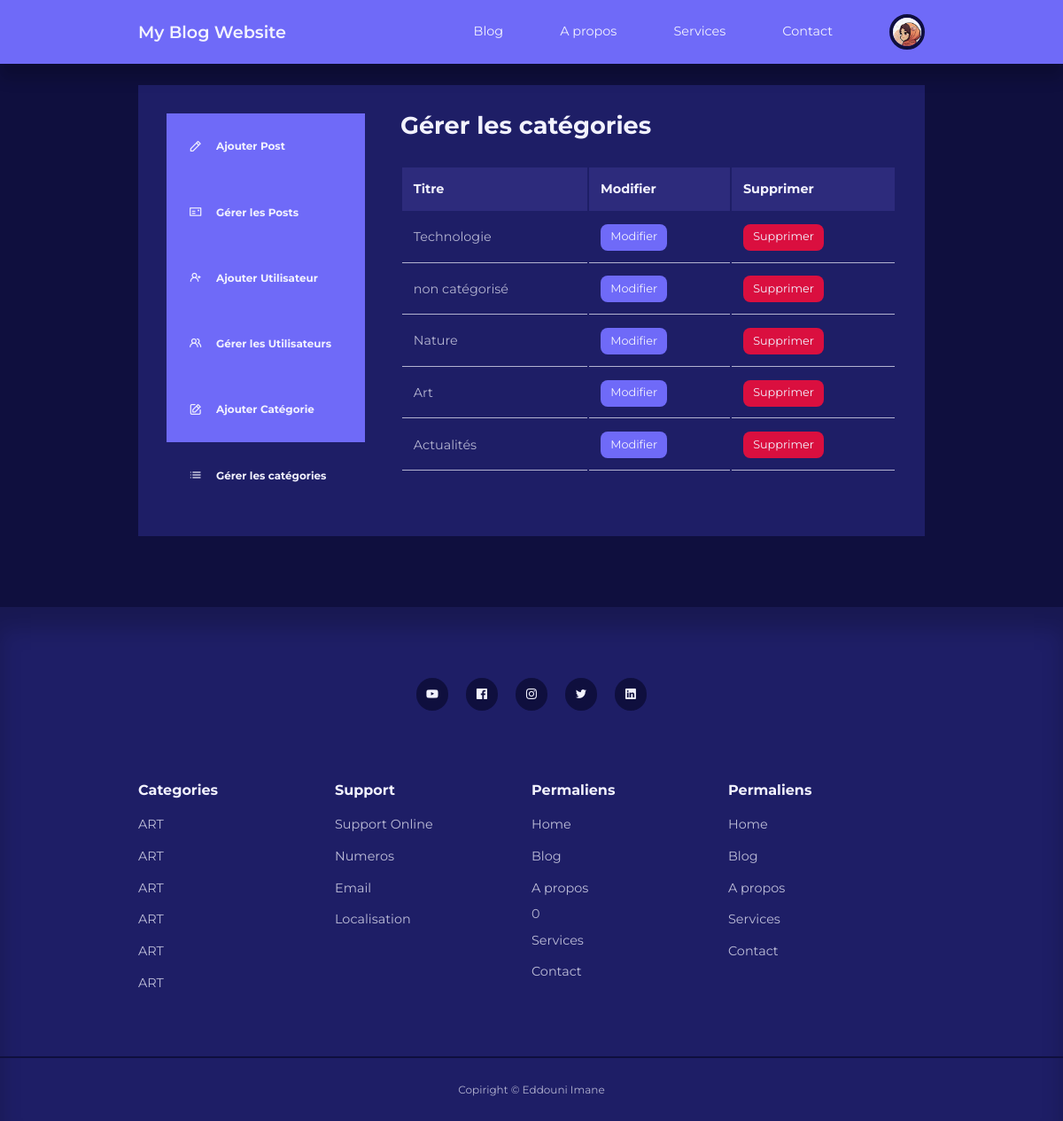
/admin/manage-categories.php (signed in), run on the app's committed database.
### tables this page shows
CREATE TABLE `users` (
  `id` int(11) UNSIGNED NOT NULL,
  `prenom` varchar(50) NOT NULL,
  `nom` varchar(50) NOT NULL,
  `nom_utilisateur` varchar(50) NOT NULL,
  `email` varchar(100) NOT NULL,
  `password` varchar(255) NOT NULL,
  `avatar` varchar(255) NOT NULL,
  `is_admin` tinyint(1) NOT NULL
);

CREATE TABLE `categories` (
  `id` int(11) UNSIGNED NOT NULL,
  `titre` varchar(50) NOT NULL,
  `description` text NOT NULL
);

### admin/partials/header.php (called while the page is built, shortened)
<?php
require '../partials/header.php';

### admin/manage-categories.php (the view, shortened to what this page needs)
<?php
include 'partials/header.php';
$query = "SELECT * FROM categories ORDER BY titre DESC";
$categories = mysqli_query($connection, $query);
?>
<section class="dashboard">
    <div class="container dashboard__container">
        <aside>
            <ul>
                <li>
                    <a href="add-post.php"><i class="uil uil-pen"></i>
                        <h5>Ajouter Post</h5>
                    </a>
                </li>
                <li>
                    <a href="index.php"><i class="uil uil-postcard"></i>
                        <h5>Gérer les Posts</h5>
                    </a>
                </li>
                <?php
                if (isset($_SESSION['user_is_admin'])) : ?>
                    <li>
                        <a href="add-user.php"><i class="uil uil-user-plus"></i>
                            <h5>Ajouter Utilisateur</h5>
                        </a>
                    </li>
                    <li>
                        <a href="manage-users.php"><i class="uil uil-users-alt"></i>
                            <h5>Gérer les Utilisateurs</h5>
                        </a>
                    </li>
                    <li>
                        <a href="add-category.php"><i class="uil uil-edit"></i>
                            <h5>Ajouter Catégorie</h5>
                        </a>
                    </li>
                    <li>
                        <a href="manage-categories.php" class="active"><i class="uil uil-list-ul"></i>
                            <h5>Gérer les catégories</h5>
                        </a>
                    </li>
                <?php endif ?>
            </ul>
        </aside>
        <main>
            <h2>Gérer les catégories</h2>
            <?php if (mysqli_num_rows($categories) > 0) : ?>
                <table>
                    <thead>
                        <tr>
                            <th>Titre</th>
                            <th>Modifier</th>
                            <th>Supprimer</th>
                        </tr>
                    </thead>
                    <tbody>
                        <?php while ($category = mysqli_fetch_assoc($categories)) : ?>
                            <tr>
                                <td><?= $category['titre'] ?></td>
                                <td><a href="<?= ROOT_URL ?>admin/edit-category.php?id=<?= $category['id'] ?>" class="btn sm">Modifier</a></td>
                                <td><a href="<?= ROOT_URL ?>admin/delete-category.php?id=<?= $category['id'] ?>" class="btn sm danger">Supprimer</a></td>
                            </tr>
                        <?php endwhile ?>
                    </tbody>
                </table>
            <?php else : ?>
                <div class="alert__message error"><?= "Aucune catégoeis trouvée" ?></div>
            <?php endif ?>
        </main>
    </div>
</section>
<?php include '../partials/footer.php'; ?>

### partials/header.php (shortened to what this page needs)
<?php
require 'config/database.php';
if (isset($_SESSION['user-id'])) {
    $id = filter_var($_SESSION['user-id'], FILTER_SANITIZE_NUMBER_INT);
    $query = "SELECT avatar FROM users WHERE id =$id";
    $result = mysqli_query($connection, $query);
    $avatar = mysqli_fetch_assoc($result);
}
?>
<!DOCTYPE html>
<html lang="en">
<head>
    <link rel="stylesheet" href="<?= ROOT_URL ?>/css/style.css">
    <link rel="stylesheet" href="https://unicons.iconscout.com/release/v4.0.0/css/line.css">
</head>
<body>
    <nav>
        <div class="container nav__container">
            <a href="index.php" class="nav__logo">My Blog Website</a>
            <ul class="nav__items">
                <li> <a href="<?= ROOT_URL ?>blog.php">Blog</a></li>
                <li> <a href="<?= ROOT_URL ?>about.php">A propos</a></li>
                <li> <a href="<?= ROOT_URL ?>services.php">Services</a></li>
                <li> <a href="<?= ROOT_URL ?>contact.php">Contact</a></li>
                <?php if (isset($_SESSION['user-id'])) : ?>
                    <li class="nav__profile">
                        <div class="avatar">
                            <img src="<?= ROOT_URL . 'images/' . $avatar['avatar'] ?>">
                        </div>
                    </li>
                <?php else : ?>
                    <li> <a href="<?= ROOT_URL ?>signin.php">Se connecter</a></li>
                <?php endif ?>
            </ul>
        </div>
    </nav>

### css/style.css (style rules this page uses)
:root { --color-primary: #6f6af8; --color-primary-light: hsl(242, 91%, 69%, 18%); --color-primary-variant: #5854c7; --color-red: #da0f3f; --color-red-light: hsl(346, 87%, 46%, 15%); --color-green: #00c476; --color-green-light: hsl(156, 100%, 38%, 15%); --color-gray-900: #1e1e66; --color-gray-700: #2d2b7c; --color-gray-300: rgba(242, 242, 254, 0.3); --color-gray-200: rgba(242, 242, 254, 0.7); --color-white: #f2f2fe; --color-bg: #0f0f3e; --transition: all 300ms ease; --container-width-lg: 74%; --container-width-md: 88%; --form-width: 40%; --card-border-radius-1: 0.3rem; --card-border-radius-2: 0.5rem; --card-border-radius-3: 0.8rem; --card-border-radius-4: 2rem; --card-border-radius-5: 5rem; }
* { margin: 0; padding: 0; outline: 0; border: 0; appearance: 0; list-style: none; text-decoration: none; box-sizing: border-box; }
body { font-family: 'Montserrat', sans-serif; line-height: 1.6; color: var(--color-gray-200); overflow-x: hidden; background: var(--color-bg); font-size: 0.9rem; }
.container { width: var(--container-width-lg); max-width: 1800px; margin-inline: auto; }
section { margin-top: 3rem; width: 100vw; }
h1, h2, h3, h4, h5, h6 { color: var(--color-white); line-height: 1.3; }
h2 { font-size: 1.7rem; margin: 1rem 0; }
a { color: var(--color-white); transition: var(--transition); }
img { display: block; width: 100%; object-fit: cover; }
nav { background: var(--color-primary); width: 100vw; height: 4.5rem; position: fixed; top: 0; z-index: 10; box-shadow: 0 1rem 1rem rgba(0, 0, 0, 0.2); }
.nav__container { height: 100%; display: flex; align-items: center; justify-content: space-between; }
.avatar { width: 2.5rem; height: 2.5rem; border-radius: 50%; overflow: hidden; border: 0.3rem solid var(--color-bg); }
.nav__logo { font-weight: 600; font-size: 1.2rem; }
.nav__items { display: flex; align-items: center; gap: 4rem; }
.nav__profile { position: relative; cursor: pointer; }
.btn { display: inline-block; width: fit-content; padding: 0.6rem 1.2rem; background: var(--color-primary); border-radius: var(--card-border-radius-2); cursor: pointer; transform: var(--transition); color: var(--color-white); }
.btn.sm { padding: 0.3rem 0.7rem; font-size: 0.8rem; }
.btn.danger { background: var(--color-red); }
.dashboard { margin-top: 6rem; }
.dashboard__container { display: grid; grid-template-columns: 14rem auto; gap: 1rem; background: var(--color-gray-900); padding: 2rem; margin-bottom: 5rem; }
.dashboard aside a { background: var(--color-primary); display: flex; gap: 1rem; align-items: center; padding: 1.6rem; }
.dashboard aside a.active { background-color: var(--color-gray-900); }
.dashboard main { margin-left: 1.5rem; }
.dashboard main h2 { margin: 0 0 2rem 0; line-height: 1; }
.dashboard main table { width: 100%; text-align: left; }
.dashboard main table th { background: var(--color-gray-700); padding: 0.8rem; color: var(--color-white); }
.dashboard main table td { padding: 0.8rem; border-bottom: 1px solid var(--color-gray-200); }

### data on the page
users: avatar (picture)
categories: titre "Technologie"
categories: titre "non catégorisé"
categories: titre "Nature"
categories: titre "Art"
categories: titre "Actualités"
